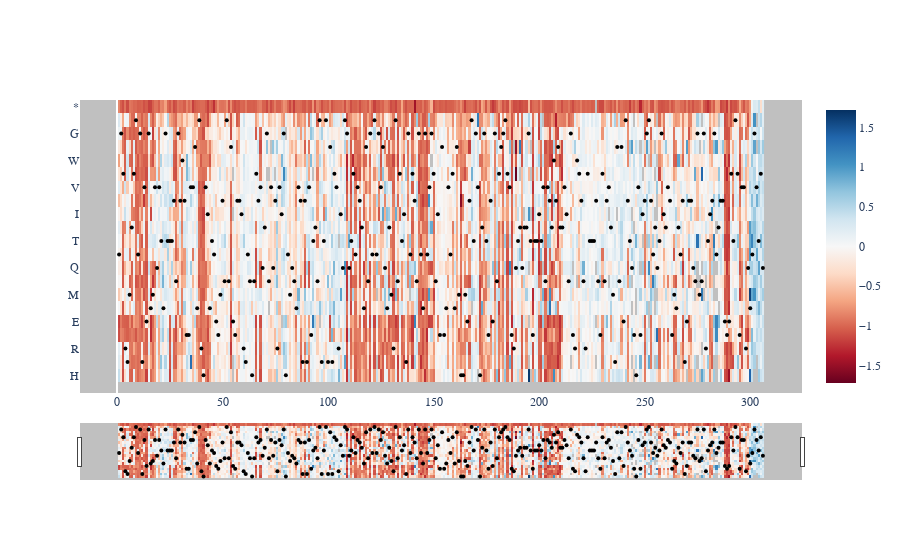

The notebook cell this image was saved under:
### Markdown cell above
## Activity

### Code cell
all_residues = pd.read_csv('../wt_STOP_matrices/Glu_Gal.csv', index_col = 0)

visualize.make_heatmap(
        all_residues, [x for x in list(all_residues.columns)], 
         grouped_aa, wt_full[1:], show = True, save = False,
         name = fig_folder + 'Fig2_glu_gal_wt_STOP_normalize')

### Figure 1 — Plotly figure (JSON) as saved in the notebook; plotly's stock layout.template omitted (floating-point values rounded to 4 significant figures; data arrays with more than 128 entries replaced by an {"elided": "..."} marker saying what was removed)
{"data": [{"colorscale": [[0, "rgb(103,0,31)"], [0.1, "rgb(178,24,43)"], [0.2, "rgb(214,96,77)"], [0.3, "rgb(244,165,130)"], [0.4, "rgb(253,219,199)"], [0.5, "rgb(247,247,247)"], [0.6, "rgb(209,229,240)"], [0.7, "rgb(146,197,222)"], [0.8, "rgb(67,147,195)"], [0.9, "rgb(33,102,172)"], [1, "rgb(5,48,97)"]], "type": "heatmap", "x": {"elided": "306 str values"}, "y": ["H", "K", "R", "D", "E", "C", "M", "N", "Q", "S", "T", "A", "I", "L", "V", "F", "W", "Y", "G", "P", "*"], "z": {"elided": "21x306 float values"}, "zmid": 0, "zmin": -3}, {"marker": {"color": "Black", "size": 4}, "mode": "markers", "name": "wt", "type": "scatter", "x": {"elided": "306 str values"}, "y": {"elided": "306 str values"}}], "layout": {"font": {"family": "Arial"}, "paper_bgcolor": "rgba(0, 0, 0, 0)", "plot_bgcolor": "rgba(166, 166, 166, 0.7)", "xaxis": {"rangeslider": {"visible": true}, "showgrid": false, "type": "linear"}, "yaxis": {"showgrid": false}}}
